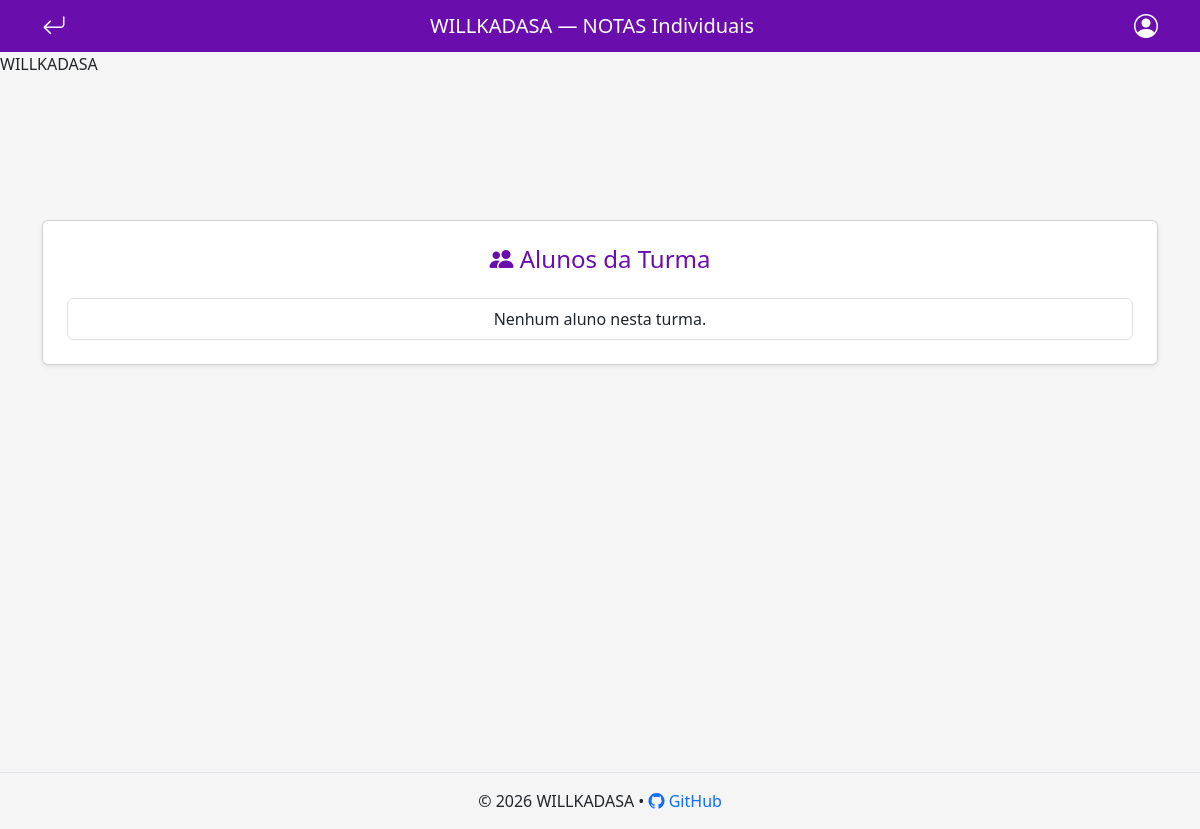
/turma_professor/notas_individuais/2, run on an earlier commit of the app's database.
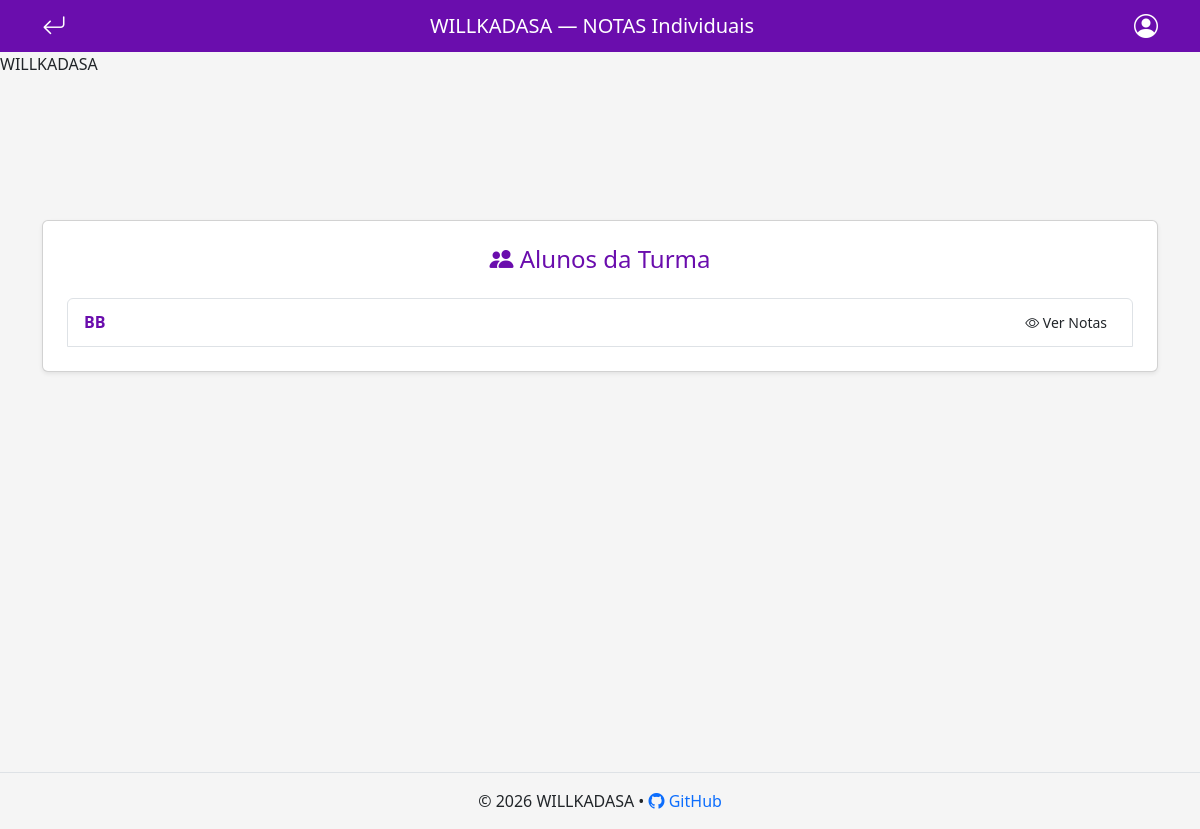
And on a later commit of the database.
### tables this page shows
CREATE TABLE alunos (
    id INTEGER PRIMARY KEY AUTOINCREMENT,
    skwd_aluno TEXT UNIQUE NOT NULL,
    nome TEXT NOT NULL,
    turma_id INTEGER,
    email_id INTEGER UNIQUE,
    FOREIGN KEY (turma_id) REFERENCES turmas(id) ON DELETE SET NULL,
    FOREIGN KEY (email_id) REFERENCES email(id) ON DELETE SET NULL
);

### routes/turma_professor.py (the view)
@turma_professor_bp.route("/notas_individuais/<int:id_turma>")
def notas_individuais(id_turma):
    conn = get_db_connection()
    cursor = conn.cursor()
    cursor.execute("SELECT id, nome FROM alunos WHERE turma_id = ?", (id_turma,))
    alunos_da_turma = cursor.fetchall()
    notas_por_aluno = {}
    for aluno in alunos_da_turma:
        cursor.execute("""
            SELECT e.titulo, s.pontuacao_total
            FROM submissoes_exame s
            JOIN exames e ON s.exame_id = e.id
            WHERE s.aluno_id = ?
        """, (aluno['id'],))
        notas_por_aluno[aluno['id']] = cursor.fetchall()
    conn.close()
    return render_template("notas_individuais.html",
                        alunos=alunos_da_turma,
                        notas_por_aluno=notas_por_aluno,
                        id_turma=id_turma)

### routes/turma_professor.py (called while the page is built)
def get_db_connection():
    conn = sqlite3.connect("willkadasa.db")
    conn.row_factory = sqlite3.Row
    return conn

### templates/notas_individuais.html (shortened to what this page needs)
<!doctype html>
<html lang="pt-br">
  <head>
    <link
      href="https://cdn.jsdelivr.net/npm/bootstrap@5.3.2/dist/css/bootstrap.min.css"
      rel="stylesheet"
    />
    <link
      href="https://cdn.jsdelivr.net/npm/bootstrap-icons@1.11.3/font/bootstrap-icons.css"
      rel="stylesheet"
    />
    <link
      rel="stylesheet"
      href="{{ url_for('static', filename='login.css') }}"
    />
  </head>
  <body>
    <nav class="navbar bg-roxo navbar-dark">
      <div class="container d-flex justify-content-between align-items-center">
        <a
          class="text-white fs-4"
          href="{{ url_for('professor.turma_professor') }}"
          role="button"
        >
          <i class="bi bi-arrow-return-left"></i>
        </a>
        <span class="navbar-brand mb-0 h1 flex-grow-1 text-center"
          >WILLKADASA — NOTAS Individuais</span
        >
        <div class="dropdown">
          <a
            class="text-white fs-4"
            href="#"
            role="button"
            data-bs-toggle="dropdown"
          >
            <i class="bi bi-person-circle"></i>
          </a>
        </div>
      </div>
    </nav>
    <div class="logo-willkadasa" style="min-height: 15vh">WILLKADASA</div>
   <div class="container my-5" style="min-height: 63vh">
    <div class="card shadow-sm">
      <div class="card-body p-4">
        <h4 class="text-center text-roxo mb-4">
          <i class="bi bi-people-fill"></i> Alunos da Turma
        </h4>
        <ul class="list-group">
          {% for aluno in alunos %}
          <li class="list-group-item d-flex justify-content-between align-items-center">
            <span class="fw-bold text-roxo">{{ aluno.nome }}</span>
            <button class="btn btn-outline-roxo btn-sm" data-bs-toggle="modal" data-bs-target="#modalAluno{{ aluno.id }}">
              <i class="bi bi-eye"></i> Ver Notas
            </button>
          </li>
          {% else %}
          <li class="list-group-item text-center">Nenhum aluno nesta turma.</li>
          {% endfor %}
        </ul>
      </div>
    </div>
  </div>
    <footer class="text-center py-3 mt-5 border-top footer-roxo">
      <div>
        © <span id="ano"></span> WILLKADASA •
        <a
          href="https://github.com/K4U4ZINHO/WILLKADASA-SCHOOL"
          target="_blank"
          class="text-decoration-none"
        >
          <i class="bi bi-github"></i> GitHub
        </a>
      </div>
    </footer>
  </body>
</html>

What changed in the data, as far as the page shows it:
added alunos: nome "BB"
Also different on the page:
text no longer shown: "Nenhum aluno nesta turma."
